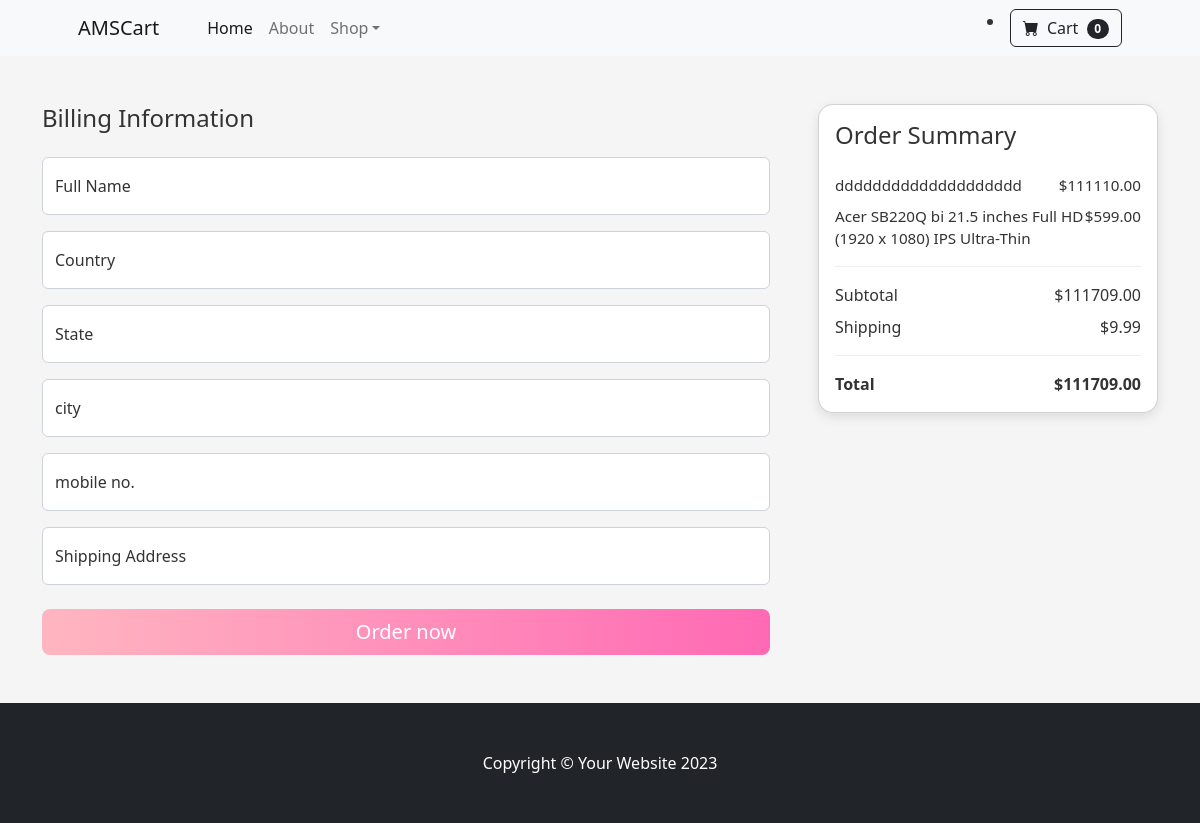
/cart/checkout/ (signed in), run on the app's committed database.
### store/models.py (models this page shows, shortened)
class Cart(models.Model):
     product= models.ForeignKey(Products,on_delete=models.CASCADE)
     user= models.ForeignKey(User,on_delete=models.CASCADE)
     noi= models.IntegerField()
     date= models.DateField(auto_now=True)
     def price(self):
          if self.product.sale_price is None:
               return (self.product.price*self.noi)
          return [(self.product.sale_price*self.noi),
               (self.product.price*self.noi)
          ]

class Products(models.Model):
    slug =models.SlugField(max_length=100,default=uuid.uuid4(),db_index=True,editable=False)
    category = models.ForeignKey(Category,on_delete=models.CASCADE)
    title= models.CharField(max_length=300)
    subtitle = models.TextField()
    description= models.TextField()
    image= models.ImageField(upload_to="products",blank=True,null=True)
    price= models.DecimalField(decimal_places=2,max_digits=12)
    sale_price= models.DecimalField(decimal_places=2,max_digits=12,blank=True,null=True)
    stock= models.IntegerField(default=100)
    status= models.CharField(max_length=40,choices=STATUS)
    publish_date= models.DateTimeField(auto_now=True,editable=False)
    update_date = models.DateTimeField(auto_now=True)
    class Meta:
         verbose_name= "Products"

### cart/views.py (the view)
# urls.py: path("checkout/",checkout),
@login_required
def checkout(request):
    carts= Cart.objects.filter(user__username=request.user.username)
    total=0
    for i in carts:
        if i.product.sale_price is not None:
            total+=(i.product.sale_price*i.noi)
        else:
            total+=(i.product.price*i.noi)
    context={"carts":carts,"total":total}
    return render(request, "cart/checkout.html",context)

### cart/templates/cart/checkout.html (shortened to what this page needs)
{% extends "store/base.html" %}
{% load static %}
{% block content %}
    <div class="container py-5 fade-in">
        <div class="row g-5">
            <div class="col-md-7 col-lg-8" id="sect">
                <h4 class="mb-4">Billing Information</h4>
                <form class="needs-validation" novalidate>
                    <div class="row g-3">
                        <div class="col-12">
                            <div class="form-floating">
                                <input type="text" class="form-control" id="fullName" placeholder="Full Name" required>
                                <label for="fullName">Full Name</label>
                            </div>
                        </div>
                        <div class="col-12">
                            <div class="form-floating">
                                <input type="text" class="form-control" id="country" placeholder="Enter the country name" required>
                                <label for="fullName">Country</label>
                            </div>
                        </div>
                        <div class="col-12">
                            <div class="form-floating">
                                <input type="text" class="form-control" id="state" placeholder="Enter your state name" required>
                                <label for="fullName">State</label>
                            </div>
                        </div>
                        <div class="col-12">
                            <div class="form-floating">
                                <input type="text" class="form-control" id="city" placeholder="Enter your city name" required>
                                <label for="fullName">city</label>
                            </div>
                        </div>
                        <div class="col-12">
                            <div class="form-floating">
                                <input type="number" class="form-control" id="mobile" placeholder="Enter your mobile number" required>
                                <label for="email">mobile no.</label>
                            </div>
                        </div>
                        <div class="col-12">
                            <div class="form-floating">
                                <input type="text" class="form-control" id="address" placeholder="Enter your Shipping Address" required>
                                <label for="address">Shipping Address</label>
                            </div>
                        </div>
                    </div>
                    <button class="btn btn-primary btn-lg w-100 mt-4" onclick="add_address('{{user.username}}')">Order now</button>
                </form>
            </div>
            <div class="col-md-5 col-lg-4">
                <div class="card order-summary">
                    <div class="card-body">
                        <h4 class="card-title mb-4">Order Summary</h4>
                        <div class="order-items">
                            {% if carts is not None %}
                             {% for cart in carts %}
                            <div class="d-flex justify-content-between mb-2">
                                <span>{{cart.product.title}}</span>
                                <span>${% if product.sale_price is not None %}{{cart.price.0}}{% else %}{{cart.price}}{% endif %}</span>
                            </div>
                            {% endfor %}
                        {% endif %}
                        </div>
                        <hr>
                        <div class="d-flex justify-content-between mb-2">
                            <span>Subtotal</span>
                            <span>${{total}}</span>
                        </div>
                        <div class="d-flex justify-content-between mb-2">
                            <span>Shipping</span>
                            <span>$9.99</span>
                        </div>
                        <hr>
                        <div class="d-flex justify-content-between">
                            <strong>Total</strong>
                            <strong>${{total}}</strong>
                        </div>
                    </div>
                </div>
            </div>
        </div>
    </div>
    {% endblock content %}

### cart/templates/cart/checkout.html (style rules this page uses)
:root { --primary: #FFB6C1; --primary-foreground: #333333; --secondary: #FFC0CB; --secondary-foreground: #333333; --accent: #FF69B4; --accent-foreground: #ffffff; --background: #F5F5F5; --foreground: #333333; --card: #ffffff; --card-foreground: #333333; --border: #e0e0e0; --input: #ffffff; --ring: rgba(255, 182, 193, 0.5); }
body { background-color: var(--background); color: var(--foreground); }
.fade-in { animation: fadeIn 0.6s ease-in; }
.btn-primary { background: linear-gradient(to right, var(--primary), var(--accent)); border: none; transition: transform 0.3s ease; }
.order-summary { background: var(--card); border-radius: 15px; box-shadow: 0 4px 12px rgba(0,0,0,0.1); animation: slideIn 0.8s ease-out; }
.form-floating > .form-control:not(:placeholder-shown) ~ label { color: var(--primary-foreground); }
.order-items { font-size: 0.95rem; }
hr { border-color: var(--border); opacity: 0.5; }
.card-title { color: var(--primary-foreground); }

### data on the page
Cart: product "dddddddddddddddddddd", price "111110.00"
Cart: product "Acer SB220Q bi 21.5 inches Full HD (1920 x 1080) IPS Ultra-Thin", price "599.00"

### other printed values
{{ total }} "111709.00"
